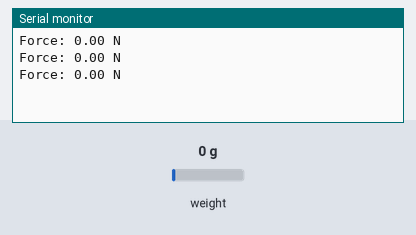
A sketch run on a simulated Arduino Uno, built with avr-gcc and run on an emulated ATmega328P. Shown: the last lines printed to the serial monitor. The inputs (shaded band) are chosen by the test bench; at power-on: weight on the scale 0 g.

Above: at 1.5 s.
1.6 s: weight on the scale set to 100 g
At 2.4 s:
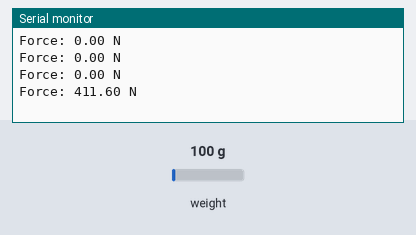
3.1 s: weight on the scale set to 1250 g
At 3.6 s:
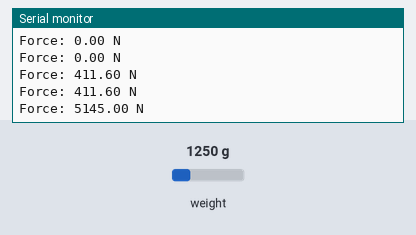
Timing chart, 0 to 6.1 s (numbered marks = the images above; inputs shaded):
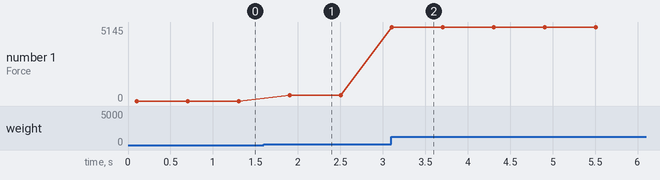

Measured:
- after the input at 1.6 s, the serial monitor: prints a new line after 0.30 s (image 1)
- after the input at 3.1 s, the serial monitor: prints a new line at once (image 2)
- plotted number 1: 0 → 411.6 after the input at 1.6 s, 411.6 → 5145 after the input at 3.1 s

The sketch:

ArduinoForceDynamometer.ino
```cpp
#include <HX711.h>

// HX711 circuit wiring
const int LOADCELL_DOUT_PIN = 3;
const int LOADCELL_SCK_PIN = 2;

HX711 scale;

void setup() {
  Serial.begin(9600);
  scale.begin(LOADCELL_DOUT_PIN, LOADCELL_SCK_PIN);
}

void loop() {
  if (scale.is_ready()) {
    long reading = scale.read();
    float force = reading * 0.0098; // Convert reading to Newtons (assuming calibration factor 0.0098)
    Serial.print("Force: ");
    Serial.print(force);
    Serial.println(" N");
  } else {
    Serial.println("HX711 not found.");
  }
  delay(500);
}
```
